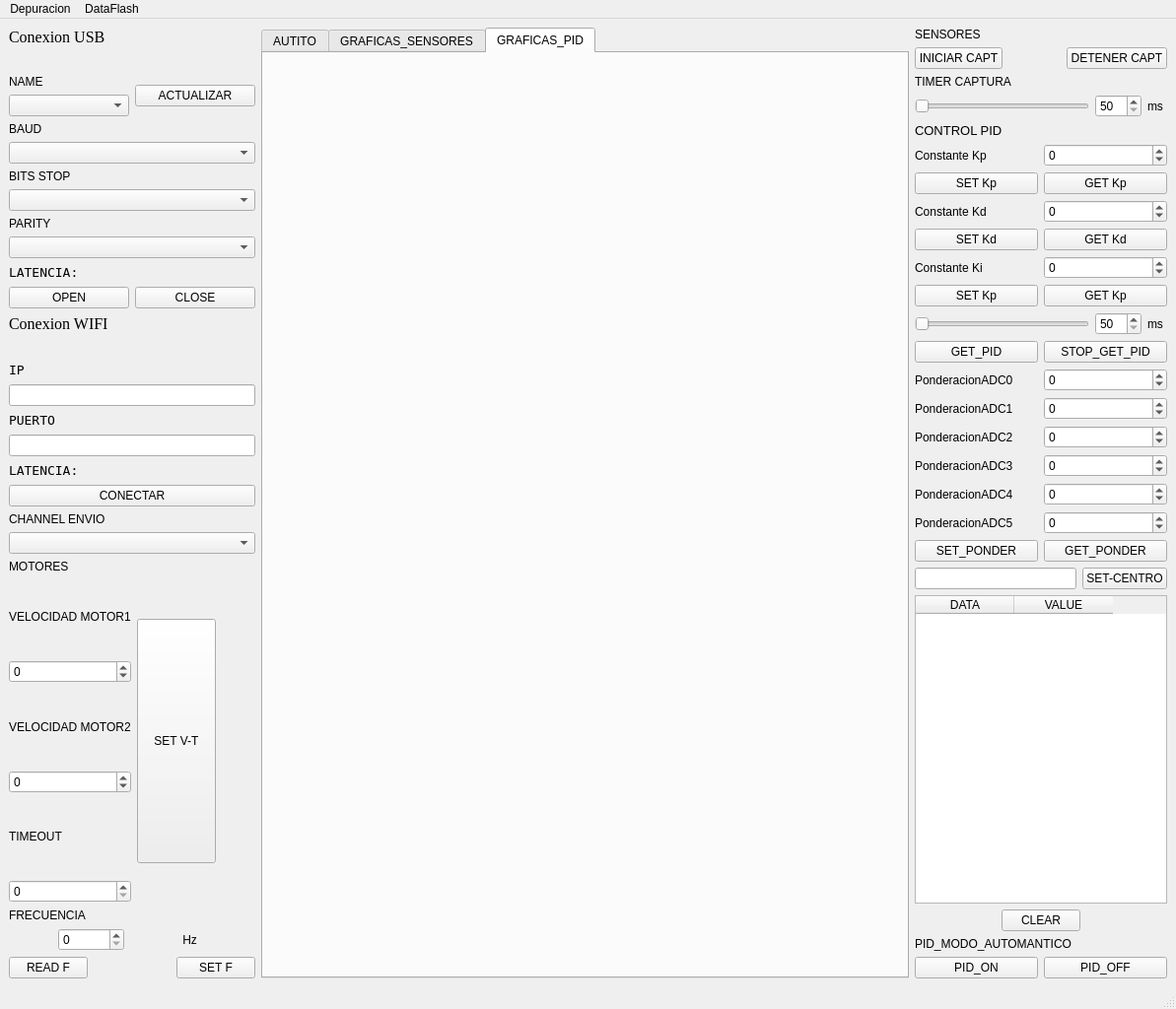
<?xml version="1.0" encoding="UTF-8"?>
<ui version="4.0">
 <class>MainWindow</class>
 <widget class="QMainWindow" name="MainWindow">
  <property name="geometry">
   <rect>
    <x>0</x>
    <y>0</y>
    <width>1193</width>
    <height>1024</height>
   </rect>
  </property>
  <property name="sizePolicy">
   <sizepolicy hsizetype="Preferred" vsizetype="Preferred">
    <horstretch>2</horstretch>
    <verstretch>0</verstretch>
   </sizepolicy>
  </property>
  <property name="windowTitle">
   <string>MainWindow</string>
  </property>
  <widget class="QWidget" name="centralwidget">
   <layout class="QHBoxLayout" name="horizontalLayout_33">
    <item>
     <layout class="QVBoxLayout" name="verticalLayout_19">
      <item>
       <layout class="QVBoxLayout" name="verticalLayout_10">
        <item>
         <layout class="QVBoxLayout" name="verticalLayout_8">
          <item>
           <widget class="QLabel" name="label_2">
            <property name="font">
             <font>
              <family>Georgia</family>
              <pointsize>12</pointsize>
             </font>
            </property>
            <property name="text">
             <string>Conexion USB</string>
            </property>
           </widget>
          </item>
          <item>
           <widget class="QLabel" name="labelEstadoUSB">
            <property name="font">
             <font>
              <pointsize>11</pointsize>
             </font>
            </property>
            <property name="text">
             <string/>
            </property>
           </widget>
          </item>
          <item>
           <layout class="QHBoxLayout" name="horizontalLayout_2">
            <item>
             <layout class="QVBoxLayout" name="verticalLayout_4">
              <item>
               <widget class="QLabel" name="label_8">
                <property name="text">
                 <string>NAME</string>
                </property>
               </widget>
              </item>
              <item>
               <widget class="QComboBox" name="comboBoxNamePort"/>
              </item>
             </layout>
            </item>
            <item>
             <widget class="QPushButton" name="pushButtonActualizarPort">
              <property name="text">
               <string>ACTUALIZAR</string>
              </property>
             </widget>
            </item>
           </layout>
          </item>
          <item>
           <layout class="QVBoxLayout" name="verticalLayout_5">
            <item>
             <widget class="QLabel" name="label_7">
              <property name="text">
               <string>BAUD</string>
              </property>
             </widget>
            </item>
            <item>
             <widget class="QComboBox" name="comboBoxBaudPort"/>
            </item>
           </layout>
          </item>
          <item>
           <layout class="QVBoxLayout" name="verticalLayout_6">
            <item>
             <widget class="QLabel" name="label_5">
              <property name="text">
               <string>BITS STOP</string>
              </property>
             </widget>
            </item>
            <item>
             <widget class="QComboBox" name="comboBoxBitsStopPort"/>
            </item>
           </layout>
          </item>
          <item>
           <layout class="QVBoxLayout" name="verticalLayout_7">
            <item>
             <widget class="QLabel" name="label_6">
              <property name="text">
               <string>PARITY</string>
              </property>
             </widget>
            </item>
            <item>
             <widget class="QComboBox" name="comboBoxParityPort"/>
            </item>
           </layout>
          </item>
          <item>
           <layout class="QHBoxLayout" name="horizontalLayout_14">
            <item>
             <widget class="QLabel" name="label_21">
              <property name="font">
               <font>
                <family>NSimSun</family>
                <pointsize>10</pointsize>
               </font>
              </property>
              <property name="text">
               <string>LATENCIA:</string>
              </property>
             </widget>
            </item>
            <item>
             <widget class="QLabel" name="labelLatenciaUSB">
              <property name="font">
               <font>
                <family>NSimSun</family>
                <pointsize>10</pointsize>
               </font>
              </property>
              <property name="text">
               <string/>
              </property>
             </widget>
            </item>
           </layout>
          </item>
          <item>
           <layout class="QHBoxLayout" name="horizontalLayout">
            <item>
             <widget class="QPushButton" name="pushButtonOpenPort">
              <property name="text">
               <string>OPEN</string>
              </property>
              <property name="autoRepeatInterval">
               <number>89</number>
              </property>
             </widget>
            </item>
            <item>
             <widget class="QPushButton" name="pushButtonClosePort">
              <property name="text">
               <string>CLOSE</string>
              </property>
              <property name="autoRepeatInterval">
               <number>107</number>
              </property>
             </widget>
            </item>
           </layout>
          </item>
         </layout>
        </item>
        <item>
         <layout class="QVBoxLayout" name="verticalLayout_2">
          <item>
           <widget class="QLabel" name="label">
            <property name="font">
             <font>
              <family>Georgia</family>
              <pointsize>12</pointsize>
             </font>
            </property>
            <property name="text">
             <string>Conexion WIFI</string>
            </property>
           </widget>
          </item>
          <item>
           <widget class="QLabel" name="labelEstadoUDP">
            <property name="font">
             <font>
              <pointsize>11</pointsize>
             </font>
            </property>
            <property name="text">
             <string/>
            </property>
           </widget>
          </item>
          <item>
           <layout class="QVBoxLayout" name="verticalLayout">
            <item>
             <widget class="QLabel" name="label_3">
              <property name="font">
               <font>
                <family>NSimSun</family>
                <pointsize>10</pointsize>
               </font>
              </property>
              <property name="text">
               <string>IP</string>
              </property>
             </widget>
            </item>
            <item>
             <widget class="QLineEdit" name="lineEditIP">
              <property name="text">
               <string/>
              </property>
             </widget>
            </item>
            <item>
             <widget class="QLabel" name="label_4">
              <property name="font">
               <font>
                <family>NSimSun</family>
                <pointsize>10</pointsize>
               </font>
              </property>
              <property name="text">
               <string>PUERTO</string>
              </property>
             </widget>
            </item>
            <item>
             <widget class="QLineEdit" name="lineEditPuerto">
              <property name="text">
               <string/>
              </property>
             </widget>
            </item>
            <item>
             <layout class="QHBoxLayout" name="horizontalLayout_13">
              <item>
               <widget class="QLabel" name="label_20">
                <property name="font">
                 <font>
                  <family>NSimSun</family>
                  <pointsize>10</pointsize>
                 </font>
                </property>
                <property name="text">
                 <string>LATENCIA:</string>
                </property>
               </widget>
              </item>
              <item>
               <widget class="QLabel" name="labelLatenciaUDP">
                <property name="font">
                 <font>
                  <family>NSimSun</family>
                  <pointsize>10</pointsize>
                 </font>
                </property>
                <property name="text">
                 <string/>
                </property>
               </widget>
              </item>
             </layout>
            </item>
           </layout>
          </item>
          <item>
           <widget class="QPushButton" name="pushButtonConectar">
            <property name="text">
             <string>CONECTAR</string>
            </property>
           </widget>
          </item>
         </layout>
        </item>
       </layout>
      </item>
      <item>
       <layout class="QVBoxLayout" name="verticalLayout_11">
        <item>
         <widget class="QLabel" name="label_10">
          <property name="text">
           <string>CHANNEL ENVIO</string>
          </property>
         </widget>
        </item>
        <item>
         <widget class="QComboBox" name="comboBoxChannelEnvio"/>
        </item>
       </layout>
      </item>
      <item>
       <layout class="QVBoxLayout" name="verticalLayout_18">
        <item>
         <widget class="QLabel" name="label_13">
          <property name="text">
           <string>MOTORES</string>
          </property>
         </widget>
        </item>
        <item>
         <layout class="QHBoxLayout" name="horizontalLayout_12">
          <item>
           <layout class="QVBoxLayout" name="verticalLayout_15">
            <item>
             <layout class="QVBoxLayout" name="verticalLayout_14">
              <item>
               <widget class="QLabel" name="label_14">
                <property name="text">
                 <string>VELOCIDAD MOTOR1</string>
                </property>
               </widget>
              </item>
              <item>
               <layout class="QHBoxLayout" name="horizontalLayout_7">
                <item>
                 <widget class="QSpinBox" name="spinBoxVelocidadM1">
                  <property name="minimum">
                   <number>-10000</number>
                  </property>
                  <property name="maximum">
                   <number>10000</number>
                  </property>
                 </widget>
                </item>
               </layout>
              </item>
             </layout>
            </item>
            <item>
             <layout class="QVBoxLayout" name="verticalLayout_13">
              <item>
               <widget class="QLabel" name="label_15">
                <property name="text">
                 <string>VELOCIDAD MOTOR2</string>
                </property>
               </widget>
              </item>
              <item>
               <layout class="QHBoxLayout" name="horizontalLayout_8">
                <item>
                 <widget class="QSpinBox" name="spinBoxVelocidadM2">
                  <property name="minimum">
                   <number>-10000</number>
                  </property>
                  <property name="maximum">
                   <number>10000</number>
                  </property>
                 </widget>
                </item>
               </layout>
              </item>
             </layout>
            </item>
            <item>
             <layout class="QVBoxLayout" name="verticalLayout_12">
              <item>
               <widget class="QLabel" name="label_16">
                <property name="text">
                 <string>TIMEOUT</string>
                </property>
               </widget>
              </item>
              <item>
               <widget class="QSpinBox" name="spinBoxMotorTimeout">
                <property name="sizePolicy">
                 <sizepolicy hsizetype="Minimum" vsizetype="Fixed">
                  <horstretch>0</horstretch>
                  <verstretch>0</verstretch>
                 </sizepolicy>
                </property>
                <property name="minimum">
                 <number>0</number>
                </property>
                <property name="maximum">
                 <number>100000</number>
                </property>
               </widget>
              </item>
             </layout>
            </item>
           </layout>
          </item>
          <item>
           <layout class="QHBoxLayout" name="horizontalLayout_9">
            <item>
             <layout class="QVBoxLayout" name="verticalLayout_17">
              <item>
               <spacer name="verticalSpacer">
                <property name="orientation">
                 <enum>Qt::Vertical</enum>
                </property>
                <property name="sizeHint" stdset="0">
                 <size>
                  <width>20</width>
                  <height>40</height>
                 </size>
                </property>
               </spacer>
              </item>
              <item>
               <widget class="QPushButton" name="pushButtonSetVelocidades_Timeout">
                <property name="sizePolicy">
                 <sizepolicy hsizetype="Minimum" vsizetype="Preferred">
                  <horstretch>0</horstretch>
                  <verstretch>5</verstretch>
                 </sizepolicy>
                </property>
                <property name="text">
                 <string>SET V-T</string>
                </property>
               </widget>
              </item>
              <item>
               <spacer name="verticalSpacer_2">
                <property name="orientation">
                 <enum>Qt::Vertical</enum>
                </property>
                <property name="sizeHint" stdset="0">
                 <size>
                  <width>20</width>
                  <height>40</height>
                 </size>
                </property>
               </spacer>
              </item>
             </layout>
            </item>
            <item>
             <spacer name="horizontalSpacer_3">
              <property name="orientation">
               <enum>Qt::Horizontal</enum>
              </property>
              <property name="sizeHint" stdset="0">
               <size>
                <width>40</width>
                <height>20</height>
               </size>
              </property>
             </spacer>
            </item>
           </layout>
          </item>
         </layout>
        </item>
        <item>
         <layout class="QVBoxLayout" name="verticalLayout_16">
          <item>
           <widget class="QLabel" name="label_17">
            <property name="text">
             <string>FRECUENCIA</string>
            </property>
           </widget>
          </item>
          <item>
           <layout class="QHBoxLayout" name="horizontalLayout_10">
            <item>
             <widget class="QSpinBox" name="spinBoxFrecuenciaMotores">
              <property name="sizePolicy">
               <sizepolicy hsizetype="Fixed" vsizetype="Fixed">
                <horstretch>9</horstretch>
                <verstretch>0</verstretch>
               </sizepolicy>
              </property>
              <property name="maximum">
               <number>1000000000</number>
              </property>
             </widget>
            </item>
            <item>
             <widget class="QLabel" name="label_18">
              <property name="sizePolicy">
               <sizepolicy hsizetype="Fixed" vsizetype="Preferred">
                <horstretch>0</horstretch>
                <verstretch>0</verstretch>
               </sizepolicy>
              </property>
              <property name="text">
               <string> Hz  </string>
              </property>
             </widget>
            </item>
           </layout>
          </item>
          <item>
           <layout class="QHBoxLayout" name="horizontalLayout_11">
            <item>
             <widget class="QPushButton" name="pushButtonReadFrecuencia">
              <property name="text">
               <string>READ F</string>
              </property>
             </widget>
            </item>
            <item>
             <spacer name="horizontalSpacer_2">
              <property name="orientation">
               <enum>Qt::Horizontal</enum>
              </property>
              <property name="sizeHint" stdset="0">
               <size>
                <width>40</width>
                <height>20</height>
               </size>
              </property>
             </spacer>
            </item>
            <item>
             <widget class="QPushButton" name="pushButtonSetFrecuencia">
              <property name="text">
               <string>SET F</string>
              </property>
             </widget>
            </item>
           </layout>
          </item>
         </layout>
        </item>
       </layout>
      </item>
     </layout>
    </item>
    <item>
     <widget class="QTabWidget" name="tabWidget">
      <property name="sizePolicy">
       <sizepolicy hsizetype="Expanding" vsizetype="Expanding">
        <horstretch>1</horstretch>
        <verstretch>0</verstretch>
       </sizepolicy>
      </property>
      <property name="currentIndex">
       <number>2</number>
      </property>
      <widget class="QWidget" name="tab">
       <attribute name="title">
        <string>AUTITO</string>
       </attribute>
       <layout class="QHBoxLayout" name="horizontalLayout_5">
        <item>
         <widget class="DibujoAuto" name="widgetDibujoAuto" native="true">
          <property name="sizePolicy">
           <sizepolicy hsizetype="Preferred" vsizetype="Preferred">
            <horstretch>1</horstretch>
            <verstretch>0</verstretch>
           </sizepolicy>
          </property>
         </widget>
        </item>
       </layout>
      </widget>
      <widget class="QWidget" name="tab_2">
       <attribute name="title">
        <string>GRAFICAS_SENSORES</string>
       </attribute>
       <layout class="QHBoxLayout" name="horizontalLayout_6">
        <item>
         <widget class="QWidget" name="widgetGraficasSensores" native="true"/>
        </item>
       </layout>
      </widget>
      <widget class="QWidget" name="tab_3">
       <attribute name="title">
        <string>GRAFICAS_PID</string>
       </attribute>
       <layout class="QGridLayout" name="gridLayout">
        <item row="0" column="0">
         <layout class="QHBoxLayout" name="horizontalLayout_31">
          <item>
           <widget class="QWidget" name="widgetErroresPID" native="true"/>
          </item>
          <item>
           <layout class="QVBoxLayout" name="verticalLayout_23">
            <item>
             <widget class="QWidget" name="widgetValoresPID" native="true"/>
            </item>
            <item>
             <widget class="QWidget" name="widgetVelocidadesMotores" native="true"/>
            </item>
           </layout>
          </item>
         </layout>
        </item>
       </layout>
      </widget>
     </widget>
    </item>
    <item>
     <layout class="QVBoxLayout" name="verticalLayout_21">
      <item>
       <layout class="QVBoxLayout" name="verticalLayout_9">
        <item>
         <widget class="QLabel" name="label_9">
          <property name="text">
           <string>SENSORES</string>
          </property>
         </widget>
        </item>
        <item>
         <layout class="QHBoxLayout" name="horizontalLayout_3">
          <item>
           <widget class="QPushButton" name="pushButtonIniciarCapturaDatosSensores">
            <property name="text">
             <string>INICIAR CAPT</string>
            </property>
           </widget>
          </item>
          <item>
           <spacer name="horizontalSpacer">
            <property name="orientation">
             <enum>Qt::Horizontal</enum>
            </property>
            <property name="sizeHint" stdset="0">
             <size>
              <width>40</width>
              <height>20</height>
             </size>
            </property>
           </spacer>
          </item>
          <item>
           <widget class="QPushButton" name="pushButtonDetenerCapturaDatosSensores">
            <property name="text">
             <string>DETENER CAPT</string>
            </property>
           </widget>
          </item>
         </layout>
        </item>
        <item>
         <layout class="QVBoxLayout" name="verticalLayout_3">
          <item>
           <widget class="QLabel" name="label_11">
            <property name="text">
             <string>TIMER CAPTURA</string>
            </property>
           </widget>
          </item>
          <item>
           <layout class="QHBoxLayout" name="horizontalLayout_4">
            <item>
             <widget class="QSlider" name="horizontalSliderTimerCapture">
              <property name="minimum">
               <number>55</number>
              </property>
              <property name="maximum">
               <number>255</number>
              </property>
              <property name="orientation">
               <enum>Qt::Horizontal</enum>
              </property>
             </widget>
            </item>
            <item>
             <widget class="QSpinBox" name="spinBoxTimerCapture">
              <property name="sizePolicy">
               <sizepolicy hsizetype="Minimum" vsizetype="Fixed">
                <horstretch>0</horstretch>
                <verstretch>0</verstretch>
               </sizepolicy>
              </property>
              <property name="minimum">
               <number>50</number>
              </property>
              <property name="maximum">
               <number>255</number>
              </property>
             </widget>
            </item>
            <item>
             <widget class="QLabel" name="label_12">
              <property name="sizePolicy">
               <sizepolicy hsizetype="Preferred" vsizetype="Preferred">
                <horstretch>0</horstretch>
                <verstretch>0</verstretch>
               </sizepolicy>
              </property>
              <property name="text">
               <string>ms </string>
              </property>
             </widget>
            </item>
           </layout>
          </item>
         </layout>
        </item>
       </layout>
      </item>
      <item>
       <layout class="QVBoxLayout" name="verticalLayout_20">
        <item>
         <widget class="QLabel" name="label_19">
          <property name="font">
           <font>
            <family>MS Shell Dlg 2</family>
            <pointsize>10</pointsize>
           </font>
          </property>
          <property name="text">
           <string>CONTROL PID</string>
          </property>
         </widget>
        </item>
        <item>
         <layout class="QHBoxLayout" name="horizontalLayout_15">
          <item>
           <widget class="QLabel" name="label_22">
            <property name="font">
             <font>
              <family>Segoe UI Historic</family>
              <pointsize>9</pointsize>
             </font>
            </property>
            <property name="text">
             <string>Constante Kp</string>
            </property>
           </widget>
          </item>
          <item>
           <widget class="QSpinBox" name="spinBoxConstanteKp">
            <property name="minimum">
             <number>-1000000000</number>
            </property>
            <property name="maximum">
             <number>1000000000</number>
            </property>
           </widget>
          </item>
         </layout>
        </item>
        <item>
         <layout class="QHBoxLayout" name="horizontalLayout_16">
          <item>
           <widget class="QPushButton" name="pushButtonSetKp">
            <property name="text">
             <string>SET Kp</string>
            </property>
           </widget>
          </item>
          <item>
           <widget class="QPushButton" name="pushButtonGetKp">
            <property name="text">
             <string>GET Kp</string>
            </property>
           </widget>
          </item>
         </layout>
        </item>
        <item>
         <layout class="QHBoxLayout" name="horizontalLayout_18">
          <item>
           <widget class="QLabel" name="label_23">
            <property name="font">
             <font>
              <family>Segoe UI Historic</family>
              <pointsize>9</pointsize>
             </font>
            </property>
            <property name="text">
             <string>Constante Kd</string>
            </property>
           </widget>
          </item>
          <item>
           <widget class="QSpinBox" name="spinBoxConstanteKd">
            <property name="minimum">
             <number>-1000000000</number>
            </property>
            <property name="maximum">
             <number>1000000000</number>
            </property>
           </widget>
          </item>
         </layout>
        </item>
        <item>
         <layout class="QHBoxLayout" name="horizontalLayout_17">
          <item>
           <widget class="QPushButton" name="pushButtonSetKd">
            <property name="text">
             <string>SET Kd</string>
            </property>
           </widget>
          </item>
          <item>
           <widget class="QPushButton" name="pushButtonGetKd">
            <property name="text">
             <string>GET Kd</string>
            </property>
           </widget>
          </item>
         </layout>
        </item>
        <item>
         <layout class="QHBoxLayout" name="horizontalLayout_20">
          <item>
           <widget class="QLabel" name="label_24">
            <property name="font">
             <font>
              <family>Segoe UI Historic</family>
              <pointsize>9</pointsize>
             </font>
            </property>
            <property name="text">
             <string>Constante Ki</string>
            </property>
           </widget>
          </item>
          <item>
           <widget class="QSpinBox" name="spinBoxConstanteKi">
            <property name="minimum">
             <number>-1000000000</number>
            </property>
            <property name="maximum">
             <number>1000000000</number>
            </property>
           </widget>
          </item>
         </layout>
        </item>
        <item>
         <layout class="QHBoxLayout" name="horizontalLayout_19">
          <item>
           <widget class="QPushButton" name="pushButtonSetKi">
            <property name="text">
             <string>SET Kp</string>
            </property>
           </widget>
          </item>
          <item>
           <widget class="QPushButton" name="pushButtonGetKi">
            <property name="text">
             <string>GET Kp</string>
            </property>
           </widget>
          </item>
         </layout>
        </item>
       </layout>
      </item>
      <item>
       <layout class="QHBoxLayout" name="horizontalLayout_22">
        <item>
         <widget class="QSlider" name="horizontalSliderTimerCapturePID">
          <property name="minimum">
           <number>55</number>
          </property>
          <property name="maximum">
           <number>255</number>
          </property>
          <property name="orientation">
           <enum>Qt::Horizontal</enum>
          </property>
         </widget>
        </item>
        <item>
         <widget class="QSpinBox" name="spinBoxTimerCapturePID">
          <property name="sizePolicy">
           <sizepolicy hsizetype="Minimum" vsizetype="Fixed">
            <horstretch>0</horstretch>
            <verstretch>0</verstretch>
           </sizepolicy>
          </property>
          <property name="minimum">
           <number>50</number>
          </property>
          <property name="maximum">
           <number>255</number>
          </property>
         </widget>
        </item>
        <item>
         <widget class="QLabel" name="label_25">
          <property name="sizePolicy">
           <sizepolicy hsizetype="Preferred" vsizetype="Preferred">
            <horstretch>0</horstretch>
            <verstretch>0</verstretch>
           </sizepolicy>
          </property>
          <property name="text">
           <string>ms </string>
          </property>
         </widget>
        </item>
       </layout>
      </item>
      <item>
       <layout class="QHBoxLayout" name="horizontalLayout_21">
        <item>
         <widget class="QPushButton" name="pushButtonGetDataPID">
          <property name="text">
           <string>GET_PID</string>
          </property>
         </widget>
        </item>
        <item>
         <widget class="QPushButton" name="pushButtonStopGetDataPID">
          <property name="text">
           <string>STOP_GET_PID</string>
          </property>
         </widget>
        </item>
       </layout>
      </item>
      <item>
       <layout class="QHBoxLayout" name="horizontalLayout_23">
        <item>
         <widget class="QLabel" name="label_26">
          <property name="text">
           <string>PonderacionADC0</string>
          </property>
         </widget>
        </item>
        <item>
         <widget class="QSpinBox" name="spinBoxPonderacionADC0">
          <property name="sizePolicy">
           <sizepolicy hsizetype="Minimum" vsizetype="Fixed">
            <horstretch>0</horstretch>
            <verstretch>0</verstretch>
           </sizepolicy>
          </property>
          <property name="minimum">
           <number>-255</number>
          </property>
          <property name="maximum">
           <number>255</number>
          </property>
          <property name="value">
           <number>0</number>
          </property>
         </widget>
        </item>
       </layout>
      </item>
      <item>
       <layout class="QHBoxLayout" name="horizontalLayout_24">
        <item>
         <widget class="QLabel" name="label_27">
          <property name="text">
           <string>PonderacionADC1</string>
          </property>
         </widget>
        </item>
        <item>
         <widget class="QSpinBox" name="spinBoxPonderacionADC1">
          <property name="sizePolicy">
           <sizepolicy hsizetype="Minimum" vsizetype="Fixed">
            <horstretch>0</horstretch>
            <verstretch>0</verstretch>
           </sizepolicy>
          </property>
          <property name="minimum">
           <number>-255</number>
          </property>
          <property name="maximum">
           <number>255</number>
          </property>
         </widget>
        </item>
       </layout>
      </item>
      <item>
       <layout class="QHBoxLayout" name="horizontalLayout_25">
        <item>
         <widget class="QLabel" name="label_28">
          <property name="text">
           <string>PonderacionADC2</string>
          </property>
         </widget>
        </item>
        <item>
         <widget class="QSpinBox" name="spinBoxPonderacionADC2">
          <property name="sizePolicy">
           <sizepolicy hsizetype="Minimum" vsizetype="Fixed">
            <horstretch>0</horstretch>
            <verstretch>0</verstretch>
           </sizepolicy>
          </property>
          <property name="minimum">
           <number>-255</number>
          </property>
          <property name="maximum">
           <number>255</number>
          </property>
         </widget>
        </item>
       </layout>
      </item>
      <item>
       <layout class="QHBoxLayout" name="horizontalLayout_26">
        <item>
         <widget class="QLabel" name="label_29">
          <property name="text">
           <string>PonderacionADC3</string>
          </property>
         </widget>
        </item>
        <item>
         <widget class="QSpinBox" name="spinBoxPonderacionADC3">
          <property name="sizePolicy">
           <sizepolicy hsizetype="Minimum" vsizetype="Fixed">
            <horstretch>0</horstretch>
            <verstretch>0</verstretch>
           </sizepolicy>
          </property>
          <property name="minimum">
           <number>-255</number>
          </property>
          <property name="maximum">
           <number>255</number>
          </property>
         </widget>
        </item>
       </layout>
      </item>
      <item>
       <layout class="QHBoxLayout" name="horizontalLayout_27">
        <item>
         <widget class="QLabel" name="label_30">
          <property name="text">
           <string>PonderacionADC4</string>
          </property>
         </widget>
        </item>
        <item>
         <widget class="QSpinBox" name="spinBoxPonderacionADC4">
          <property name="sizePolicy">
           <sizepolicy hsizetype="Minimum" vsizetype="Fixed">
            <horstretch>0</horstretch>
            <verstretch>0</verstretch>
           </sizepolicy>
          </property>
          <property name="minimum">
           <number>-255</number>
          </property>
          <property name="maximum">
           <number>255</number>
          </property>
         </widget>
        </item>
       </layout>
      </item>
      <item>
       <layout class="QHBoxLayout" name="horizontalLayout_28">
        <item>
         <widget class="QLabel" name="label_31">
          <property name="text">
           <string>PonderacionADC5</string>
          </property>
         </widget>
        </item>
        <item>
         <widget class="QSpinBox" name="spinBoxPonderacionADC5">
          <property name="sizePolicy">
           <sizepolicy hsizetype="Minimum" vsizetype="Fixed">
            <horstretch>0</horstretch>
            <verstretch>0</verstretch>
           </sizepolicy>
          </property>
          <property name="minimum">
           <number>-255</number>
          </property>
          <property name="maximum">
           <number>255</number>
          </property>
         </widget>
        </item>
       </layout>
      </item>
      <item>
       <layout class="QHBoxLayout" name="horizontalLayout_29">
        <item>
         <widget class="QPushButton" name="pushButtonSetPonderacion">
          <property name="text">
           <string>SET_PONDER</string>
          </property>
         </widget>
        </item>
        <item>
         <widget class="QPushButton" name="pushButtonGetPonderacion">
          <property name="text">
           <string>GET_PONDER</string>
          </property>
         </widget>
        </item>
       </layout>
      </item>
      <item>
       <layout class="QHBoxLayout" name="horizontalLayout_34">
        <item>
         <widget class="QLineEdit" name="lineEditcentro"/>
        </item>
        <item>
         <widget class="QPushButton" name="pushButtonSetCentro">
          <property name="sizePolicy">
           <sizepolicy hsizetype="Minimum" vsizetype="Preferred">
            <horstretch>0</horstretch>
            <verstretch>5</verstretch>
           </sizepolicy>
          </property>
          <property name="text">
           <string>SET-CENTRO</string>
          </property>
         </widget>
        </item>
       </layout>
      </item>
      <item>
       <widget class="QTableWidget" name="tableWidgetMostrarDatos">
        <column>
         <property name="text">
          <string>DATA</string>
         </property>
        </column>
        <column>
         <property name="text">
          <string>VALUE</string>
         </property>
        </column>
       </widget>
      </item>
      <item>
       <layout class="QHBoxLayout" name="horizontalLayout_30">
        <item>
         <spacer name="horizontalSpacer_4">
          <property name="orientation">
           <enum>Qt::Horizontal</enum>
          </property>
          <property name="sizeHint" stdset="0">
           <size>
            <width>40</width>
            <height>20</height>
           </size>
          </property>
         </spacer>
        </item>
        <item>
         <widget class="QPushButton" name="pushButtonClearMostrarDatos">
          <property name="text">
           <string>CLEAR</string>
          </property>
         </widget>
        </item>
        <item>
         <spacer name="horizontalSpacer_5">
          <property name="orientation">
           <enum>Qt::Horizontal</enum>
          </property>
          <property name="sizeHint" stdset="0">
           <size>
            <width>40</width>
            <height>20</height>
           </size>
          </property>
         </spacer>
        </item>
       </layout>
      </item>
      <item>
       <layout class="QVBoxLayout" name="verticalLayout_22">
        <item>
         <widget class="QLabel" name="label_32">
          <property name="text">
           <string>PID_MODO_AUTOMANTICO</string>
          </property>
         </widget>
        </item>
        <item>
         <layout class="QHBoxLayout" name="horizontalLayout_32">
          <item>
           <widget class="QPushButton" name="pushButtonPID_ON">
            <property name="text">
             <string>PID_ON</string>
            </property>
           </widget>
          </item>
          <item>
           <widget class="QPushButton" name="pushButtonPID_OFF">
            <property name="text">
             <string>PID_OFF</string>
            </property>
           </widget>
          </item>
         </layout>
        </item>
       </layout>
      </item>
     </layout>
    </item>
   </layout>
  </widget>
  <widget class="QMenuBar" name="menubar">
   <property name="geometry">
    <rect>
     <x>0</x>
     <y>0</y>
     <width>1193</width>
     <height>26</height>
    </rect>
   </property>
   <widget class="QMenu" name="menuDepuracion">
    <property name="title">
     <string>Depuracion</string>
    </property>
    <addaction name="separator"/>
    <addaction name="actionMCU"/>
    <addaction name="actionModulo_WIFI"/>
   </widget>
   <widget class="QMenu" name="menuDataFlash">
    <property name="title">
     <string>DataFlash</string>
    </property>
    <addaction name="actionConfigConectWIFI"/>
   </widget>
   <addaction name="menuDepuracion"/>
   <addaction name="menuDataFlash"/>
  </widget>
  <widget class="QStatusBar" name="statusbar"/>
  <action name="actionMCU">
   <property name="text">
    <string>MCU</string>
   </property>
  </action>
  <action name="actionModulo_WIFI">
   <property name="text">
    <string>Modulo WIFI</string>
   </property>
  </action>
  <action name="actionConfigConectWIFI">
   <property name="text">
    <string>ConfigConectWIFI</string>
   </property>
  </action>
 </widget>
 <customwidgets>
  <customwidget>
   <class>DibujoAuto</class>
   <extends>QWidget</extends>
   <header location="global">dibujoauto.h</header>
   <container>1</container>
  </customwidget>
 </customwidgets>
 <resources/>
 <connections/>
</ui>
